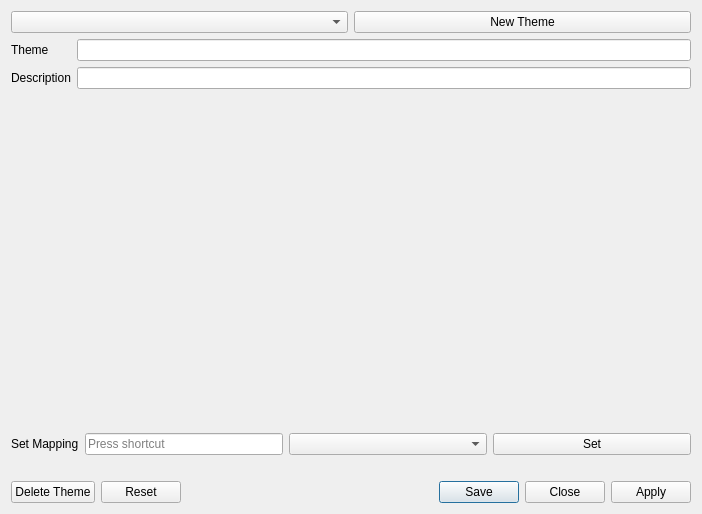
<?xml version="1.0" encoding="UTF-8"?>
<ui version="4.0">
 <class>KeyboardTheme</class>
 <widget class="QDialog" name="KeyboardTheme">
  <property name="geometry">
   <rect>
    <x>0</x>
    <y>0</y>
    <width>702</width>
    <height>514</height>
   </rect>
  </property>
  <property name="windowTitle">
   <string>Keyboard Themes</string>
  </property>
  <layout class="QVBoxLayout" name="verticalLayout">
   <item>
    <layout class="QHBoxLayout" name="horizontalLayout_2">
     <item>
      <widget class="QComboBox" name="keyboardThemes"/>
     </item>
     <item>
      <widget class="QPushButton" name="newThemeButton">
       <property name="text">
        <string>New Theme</string>
       </property>
      </widget>
     </item>
    </layout>
   </item>
   <item>
    <layout class="QFormLayout" name="formLayout">
     <item row="0" column="0">
      <widget class="QLabel" name="label_2">
       <property name="text">
        <string>Theme</string>
       </property>
      </widget>
     </item>
     <item row="0" column="1">
      <widget class="QLineEdit" name="themeNameEdit">
       <property name="readOnly">
        <bool>true</bool>
       </property>
      </widget>
     </item>
     <item row="1" column="0">
      <widget class="QLabel" name="label">
       <property name="text">
        <string>Description</string>
       </property>
      </widget>
     </item>
     <item row="1" column="1">
      <widget class="QLineEdit" name="themeDescriptionEdit">
       <property name="readOnly">
        <bool>true</bool>
       </property>
      </widget>
     </item>
    </layout>
   </item>
   <item>
    <widget class="KeyboardMapWidget" name="KeyboardMap" native="true">
     <property name="sizePolicy">
      <sizepolicy hsizetype="Expanding" vsizetype="Expanding">
       <horstretch>0</horstretch>
       <verstretch>0</verstretch>
      </sizepolicy>
     </property>
    </widget>
   </item>
   <item>
    <layout class="QHBoxLayout" name="horizontalLayout">
     <item>
      <widget class="QLabel" name="label_23">
       <property name="text">
        <string>Set Mapping</string>
       </property>
      </widget>
     </item>
     <item>
      <widget class="QKeySequenceEdit" name="keySequenceEdit">
       <property name="enabled">
        <bool>true</bool>
       </property>
       <property name="sizePolicy">
        <sizepolicy hsizetype="Expanding" vsizetype="Fixed">
         <horstretch>1</horstretch>
         <verstretch>0</verstretch>
        </sizepolicy>
       </property>
      </widget>
     </item>
     <item>
      <widget class="QComboBox" name="KeyboardFunctionList">
       <property name="sizePolicy">
        <sizepolicy hsizetype="Preferred" vsizetype="Fixed">
         <horstretch>1</horstretch>
         <verstretch>0</verstretch>
        </sizepolicy>
       </property>
      </widget>
     </item>
     <item>
      <widget class="QPushButton" name="setKeyboardMap">
       <property name="sizePolicy">
        <sizepolicy hsizetype="Minimum" vsizetype="Fixed">
         <horstretch>1</horstretch>
         <verstretch>0</verstretch>
        </sizepolicy>
       </property>
       <property name="text">
        <string>Set</string>
       </property>
      </widget>
     </item>
    </layout>
   </item>
   <item>
    <widget class="QLabel" name="message">
     <property name="text">
      <string/>
     </property>
    </widget>
   </item>
   <item>
    <layout class="QHBoxLayout" name="horizontalLayout_3">
     <item>
      <widget class="QPushButton" name="deleteThemeButton">
       <property name="text">
        <string>Delete Theme</string>
       </property>
      </widget>
     </item>
     <item>
      <widget class="QDialogButtonBox" name="buttonBox">
       <property name="orientation">
        <enum>Qt::Horizontal</enum>
       </property>
       <property name="standardButtons">
        <set>QDialogButtonBox::Apply|QDialogButtonBox::Close|QDialogButtonBox::Reset|QDialogButtonBox::Save</set>
       </property>
      </widget>
     </item>
    </layout>
   </item>
  </layout>
 </widget>
 <customwidgets>
  <customwidget>
   <class>KeyboardMapWidget</class>
   <extends>QWidget</extends>
   <header>Preferences/KeyboardMapWidget.h</header>
   <container>1</container>
  </customwidget>
 </customwidgets>
 <resources/>
 <connections/>
</ui>
